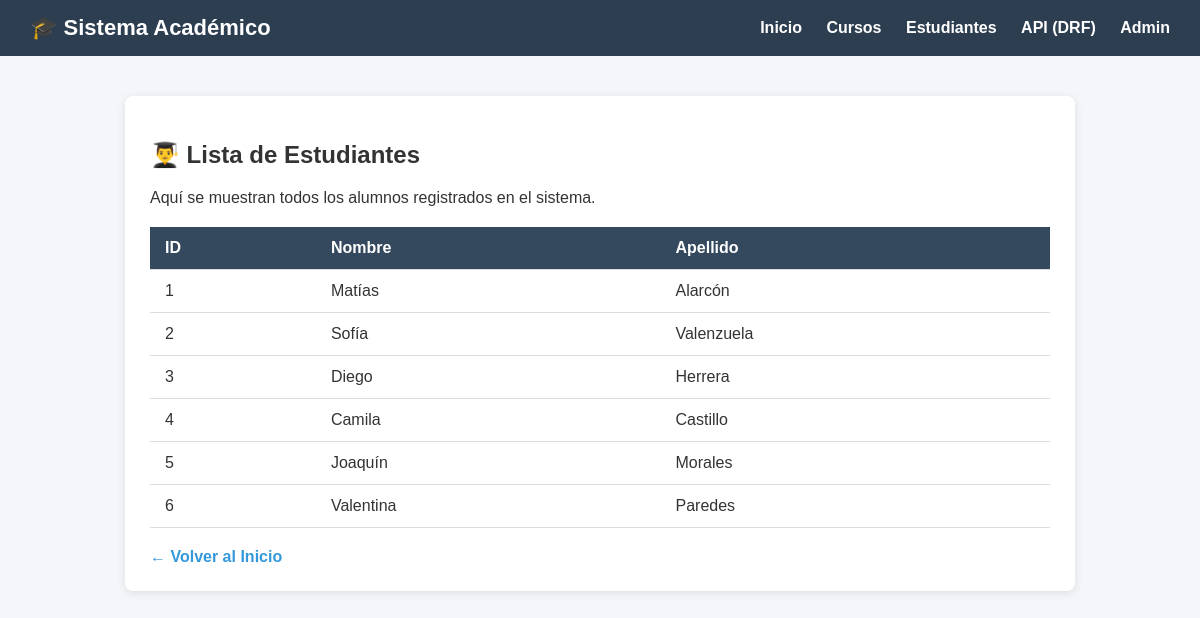
The page /estudiantes/ on the database its author committed.
### api/models.py (models this page shows, shortened)
class Student(models.Model):
    first_name = models.CharField(max_length=100)
    last_name = models.CharField(max_length=100)

### api/views.py (the view)
# urls.py: path('estudiantes/', views.students_view, name='students'),
def students_view(request):
    students = Student.objects.all()
    return render(request, 'students.html', {'students': students})

### api/templates/students.html (shortened to what this page needs)
<!DOCTYPE html>
<html lang="es">
<head>
</head>
<body>
    <header>
        <h1>🎓 Sistema Académico</h1>
        <nav>
            <a href="/">Inicio</a>
            <a href="/cursos/">Cursos</a>
            <a href="/estudiantes/">Estudiantes</a>
            <a href="/api/">API (DRF)</a>
            <a href="/admin/">Admin</a>
        </nav>
    </header>
    <div class="container">
        <h2>👨‍🎓 Lista de Estudiantes</h2>
        <p>Aquí se muestran todos los alumnos registrados en el sistema.</p>
        {% if students %}
            <table>
                <thead>
                    <tr>
                        <th>ID</th>
                        <th>Nombre</th>
                        <th>Apellido</th>
                    </tr>
                </thead>
                <tbody>
                    {% for student in students %}
                        <tr>
                            <td>{{ student.id }}</td>
                            <td>{{ student.first_name }}</td>
                            <td>{{ student.last_name }}</td>
                        </tr>
                    {% endfor %}
                </tbody>
            </table>
        {% else %}
            <div class="empty-msg">
                ℹ️ No hay estudiantes registrados en la base de datos. Puedes agregarlos desde el <a href="/admin/">panel de administración</a> o la <a href="/api/students/">API</a>.
            </div>
        {% endif %}
        <a href="/" class="btn-back">← Volver al Inicio</a>
    </div>
</body>
</html>

### api/templates/students.html (style rules this page uses)
body { font-family: Arial, sans-serif; margin: 0; padding: 0; background-color: #f4f6f9; color: #333; }
header { background-color: #2c3e50; padding: 15px 30px; color: white; display: flex; justify-content: space-between; align-items: center; }
header h1 { margin: 0; font-size: 22px; }
nav a { color: white; text-decoration: none; margin-left: 20px; font-weight: bold; }
.container { max-width: 900px; margin: 40px auto; padding: 25px; background: white; border-radius: 8px; box-shadow: 0 2px 10px rgba(0,0,0,0.1); }
table { width: 100%; border-collapse: collapse; margin-top: 20px; }
th, td { padding: 12px 15px; text-align: left; border-bottom: 1px solid #ddd; }
th { background-color: #34495e; color: white; }
.btn-back { display: inline-block; margin-top: 20px; color: #3498db; text-decoration: none; font-weight: bold; }

### rows shown on the page
Student: id "1", first_name "Matías", last_name "Alarcón"
Student: id "2", first_name "Sofía", last_name "Valenzuela"
Student: id "3", first_name "Diego", last_name "Herrera"
Student: id "4", first_name "Camila", last_name "Castillo"
Student: id "5", first_name "Joaquín", last_name "Morales"
Student: id "6", first_name "Valentina", last_name "Paredes"
